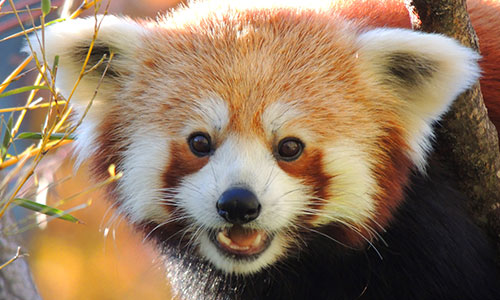
#> input picture WEEK5/basic-transformations/images/red_panda.jpg, 500 x 300 px
$ python geometric-transformation.py
#> lines starting #> are read from the running program, lines starting #| are printed output that depends on the picture
import cv2
import numpy as np

img = cv2.imread('images/red_panda.jpg')
#> img is the input picture: shape (300, 500, 3); mean B, G, R 96.8, 121.6, 146.7
rows, cols, ch = img.shape
#> rows = 300; cols = 500; ch = 3

scaled_img = cv2.resize(img, None, fx=1/2, fy=1/2)
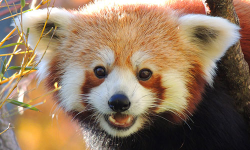
#> scaled_img: shape (150, 250, 3); mean B, G, R 96.9, 121.8, 146.8

matrix_translated = np.float32([[1,0,50], [0,1,50]])
translated_img = cv2.warpAffine(img, matrix_translated, (cols, rows))
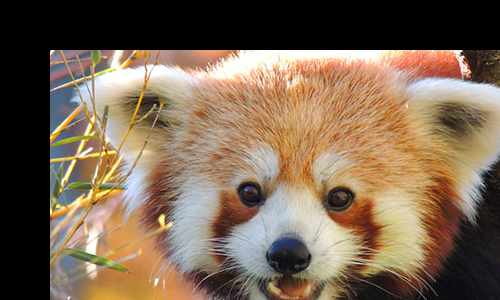
#> translated_img: shape (300, 500, 3); mean B, G, R 82.2, 102.5, 122.5

#theta = 45
#matrix_rigid = np.float32([[np.cos(theta), -np.sin(theta), 0], [np.sin(theta), np.cos(theta), 0]])
matrix_r = cv2.getRotationMatrix2D((cols/2, rows/2), 90, 1)
rotated_img = cv2.warpAffine(img, matrix_r, (cols, rows))
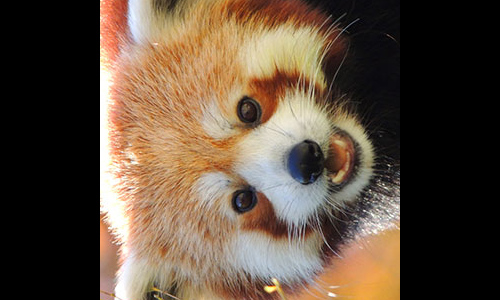
#> rotated_img: shape (300, 500, 3); mean B, G, R 61.7, 77.4, 94.2

cv2.imshow('original-image', img)
cv2.imshow('scaled-image', scaled_img)
cv2.imshow('translated-image', translated_img)
cv2.imshow('rigid-img', rotated_img)

cv2.waitKey(0)
cv2.destroyAllWindows()
